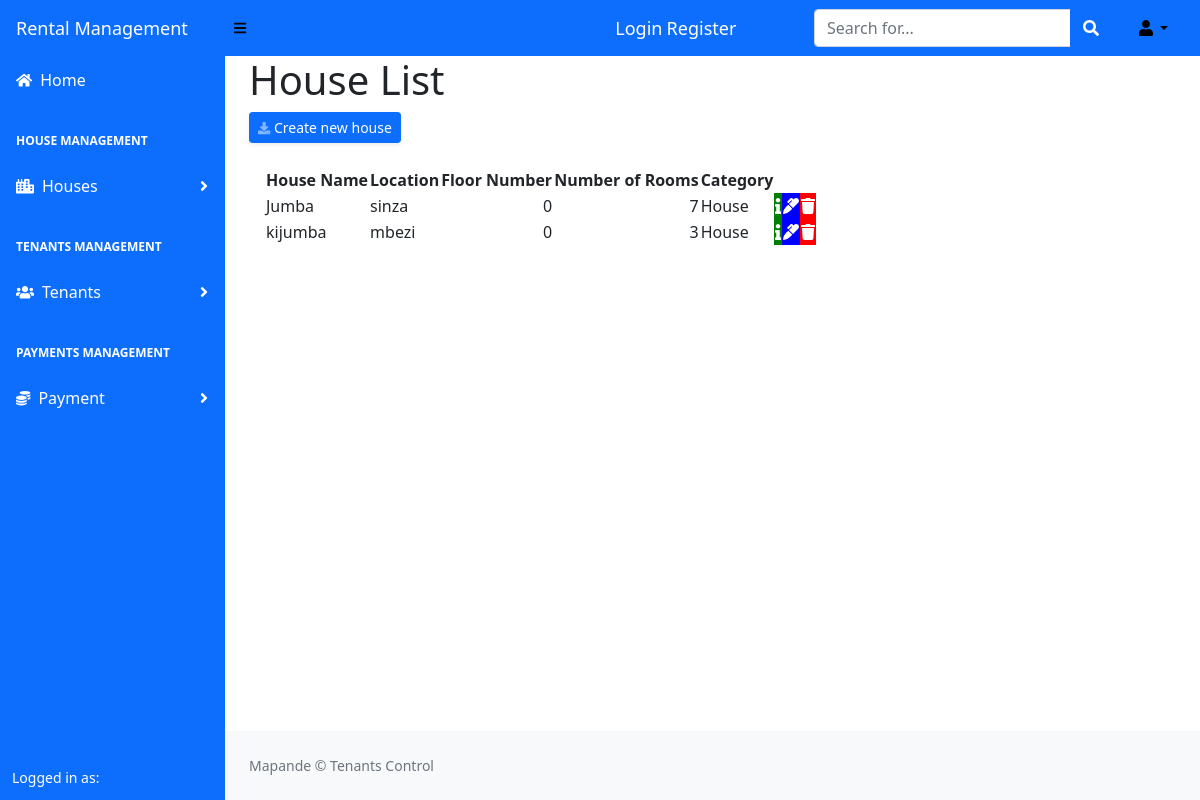
The app's page /house_list, older data.
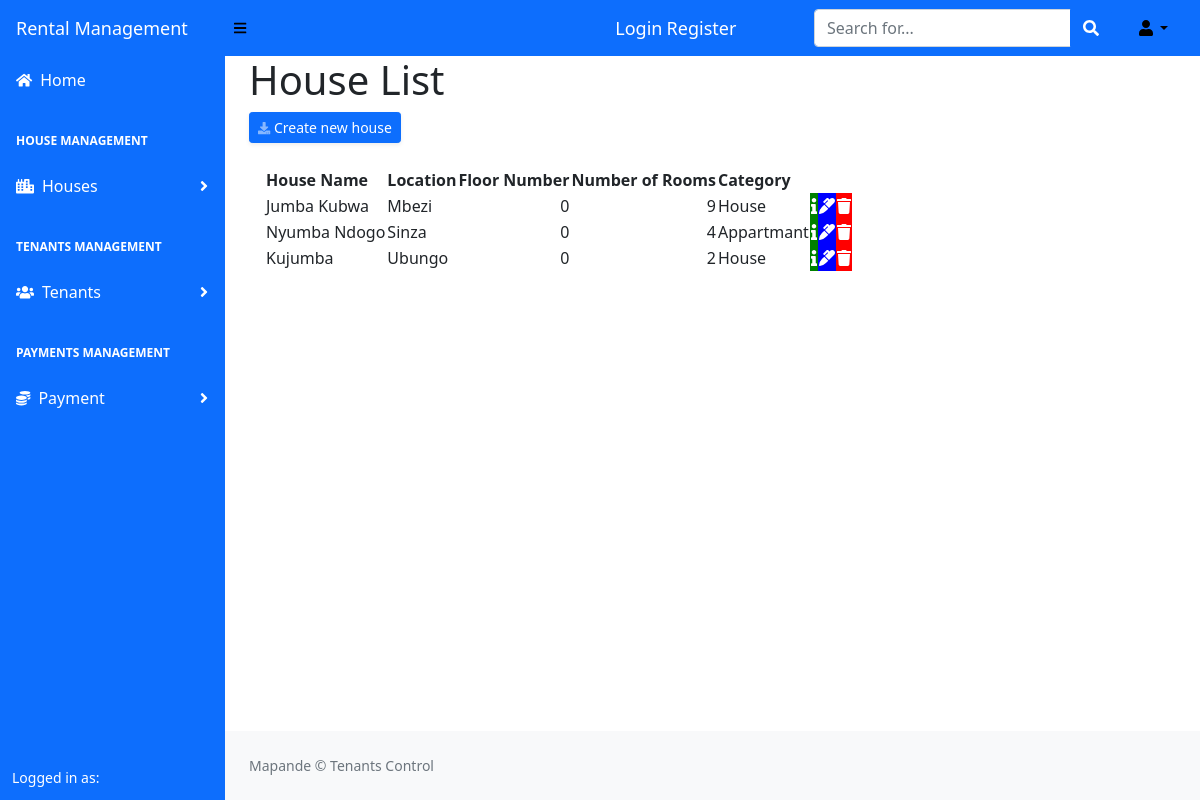
The same page, newer data.
### renting/models.py (models this page shows)
class HouseProperty(db.Model):
    __tablename__ = 'house_property'
    id = db.Column(db.Integer(), autoincrement=True, primary_key = True)
    house_name = db.Column(db.String(length = 50), nullable = False)
    house_location = db.Column(db.String())
    floor_number = db.Column(db.Integer())
    number_of_room = db.Column(db.Integer())
    category = db.Column(db.String(length=30))

### renting/routes.py (the view)
@app.route('/house_list')
def house_list_page():
    results = HouseProperty.query.all()
    return render_template('house_list.html', results = results)

### renting/templates/house_list.html (shortened to what this page needs)
{% extends 'base.html' %}
{% block content %}
<div class="content-heading"><h1>House List</h1></div>
<div class="row">
    <div class="col-lg-12 mb-2">
        <a href="{{url_for('house_page')}}"
           class=" d-sm-inline-block btn btn-sm btn-primary shadow-sm"><i
                class="fas fa-download fa-sm text-white-50"></i> Create new house</a>
    </div>
</div>
<div class="card-body">
    <table id="datatablesSimple">
        <thead>
            <tr>
                <th>House Name </th>
                <th>Location</th>
                <th>Floor Number</th>
                <th>Number of Rooms</th>
                <th>Category</th>
                <th></th>
                <th></th>
                <th></th>
            </tr>
        </thead>
        <tbody>
            {% for result in results %}
            <tr>
                <td>{{ result.house_name }}</td>
                <td>{{ result.house_location }}</td>
                <td style="text-align: right;">{{ result.floor_number }}</td>
                <td style="text-align: right;">{{ result.number_of_room }}</td>
                <td>{{ result.category }}</td>
                <td style="background-color: green;"><a href="/#/{{ result.id }}" ><span class="fa fa-info" style="font-size: 16px; color: white;" data-bs-toggle="tooltip" data-bs-placement="top" title="Info"></span></a> </td>
                <td style="background-color: blue;"><a href="/updatehouse/{{ result.id }}"> <span class="fa fa-marker" style='font-size:16px;color:white;' color="&#xf044;" data-bs-toggle="tooltip" data-bs-placement="top" title="Edit"></span></a> </td>
                <td style="background-color: red;"><a href="/confirmdeletehouse/{{ result.id }}"> <span class="fa fa-trash" style='font-size:16px;color:white;' data-bs-toggle="tooltip" data-bs-placement="top" title="Delete"></span></a> </td>
            </tr>
            {% endfor %}
        </tbody>
    </table>
 </div>
{% endblock %}

### renting/templates/base.html (shortened to what this page needs)
<!DOCTYPE html>
<html lang="en">
    <head>
        <link href="{{url_for('static', filename='css/styles.css')}}" rel="stylesheet" />
        <link rel="stylesheet" href="//code.jquery.com/ui/1.13.0/themes/base/jquery-ui.css">
    </head>
    <body>
        <nav class="sb-topnav navbar navbar-expand navbar-primary bg-primary">
            <a class="navbar-brand ps-3" href="{{ url_for('home_page')}}" style="font-size: large; color:white;">Rental Management</a>
            <button class="btn btn-link btn-sm order-1 order-lg-0 me-4 me-lg-0" id="sidebarToggle" href="#!" style="color: black;"><i class="fas fa-bars"></i></button>
            {% if current_user.is_authenticated %}
                <span class="navbar-text" style="margin-left: 30%;">
                 <a class="nav-item" style="text-decoration: none; font-size: large;color: white;"> Welcome {{ current_user.username }}</a>
                <a class="nav-item" style="text-decoration: none; font-size: large; color: white;" href="{{ url_for('logout_page') }}"> Logout</a>
               </span>
             {% else %}
             <span class="navbar-text" style="margin-left: 30%;">
                  <a class="nav-item" style='text-decoration: none; font-size: large; color: white;' id="login-user" href="{{ url_for('login_page') }}"> Login</a>
                  <a class="nav-item" style="text-decoration: none; font-size: large; color: white;" id="register-user" href="{{ url_for('register_page')}}"> Register</a>
               </span>
             {% endif %}
            <form class="d-none d-md-inline-block form-inline ms-auto me-0 me-md-3 my-2 my-md-0">
                <div class="input-group">
                    <input class="form-control" type="text" placeholder="Search for..." aria-label="Search for..." aria-describedby="btnNavbarSearch" />
                    <button class="btn btn-primary" id="btnNavbarSearch" type="button"><i class="fas fa-search"></i></button>
                </div>
            </form>
            <ul class="navbar-nav ms-auto ms-md-0 me-3 me-lg-4">
                <li class="nav-item dropdown">
                    <a class="nav-link dropdown-toggle" id="navbarDropdown" href="#" role="button" data-bs-toggle="dropdown" aria-expanded="false" style="color: black;"><i class="fas fa-user fa-fw" style="color:black;"></i></a>
                </li>
            </ul>
        </nav>
        <div id="layoutSidenav">
            <div id="layoutSidenav_nav">
                <nav class="sb-sidenav accordion sb-sidenav-primary bg-primary" id="sidenavAccordion">
                    <div class="sb-sidenav-menu">
                        <div class="nav">
                            <a class="nav-link" href="{{url_for('home_page')}}" style="color: white;">
                                <div class="sb-nav-link-icon"><i class="fas fa-home" style="color:white;"></i></div>
                                Home
                            </a>
                            <div class="sb-sidenav-menu-heading" style="color: white;">House Management</div>
                            <a class="nav-link collapsed" href="#" data-bs-toggle="collapse" data-bs-target="#collapseLayouts" aria-expanded="false" aria-controls="collapseLayouts" style="color:white;">
                                <div class="sb-nav-link-icon"><i class="fas fa-city" style="color: white;"></i></div>
                                Houses
                                <div class="sb-sidenav-collapse-arrow"><i class="fas fa-angle-down"></i></div>
                            </a>
                            <div class="sb-sidenav-menu-heading" style="color: white;">Tenants Management</div>
                            <a class="nav-link collapsed" href="#" data-bs-toggle="collapse" data-bs-target="#collapsePages" aria-expanded="false" aria-controls="collapsePages" style="color:white;">
                                <div class="sb-nav-link-icon"><i class="fas fa-users" style="color:white;"></i></div>
                                Tenants
                                <div class="sb-sidenav-collapse-arrow"><i class="fas fa-angle-down"></i></div>
                            </a>
                            <div class="sb-sidenav-menu-heading" style="color: white;">Payments Management</div>
                            <a class="nav-link collapsed" href="#" data-bs-toggle="collapse" data-bs-target="#PaymentCollapse" aria-expanded="false" aria-controls="collapsePages" style="color:white;">
                                <div class="sb-nav-link-icon"><i class="fas fa-coins" style="color:white;"></i></div>
                                Payment
                                <div class="sb-sidenav-collapse-arrow"><i class="fas fa-angle-down"></i></div>
                            </a>
                        </div>
                    </div>
                    <div class="sb-sidenav-footer" style="color: white;">
                        <div class="small">Logged in as:</div>
                    </div>
                </nav>
            </div>
            <div id="layoutSidenav_content">
                <main>
                    <div class="container-fluid px-4">
                        {% block content %}
                        {% endblock%}
                    </div>
                </main>
                <footer class="py-4 bg-light mt-auto">
                    <div class="container-fluid px-4">
                        <div class="d-flex align-items-center justify-content-between small">
                            <div class="text-muted">Mapande &copy; Tenants Control {{year}}</div>
                        </div>
                    </div>
                </footer>
            </div>
        </div>
    </body>
</html>

Row changes from the older to the newer data that the page shows:
changed HouseProperty: house_name "Jumba" → "Jumba Kubwa"; house_location "sinza" → "Mbezi"; number_of_room "7" → "9"
changed HouseProperty: house_name "kijumba" → "Nyumba Ndogo"; house_location "mbezi" → "Sinza"; number_of_room "3" → "4"; category "House" → "Appartmant"
added HouseProperty: house_name "Kujumba", house_location "Ubungo", floor_number "0", number_of_room "2", category "House"
